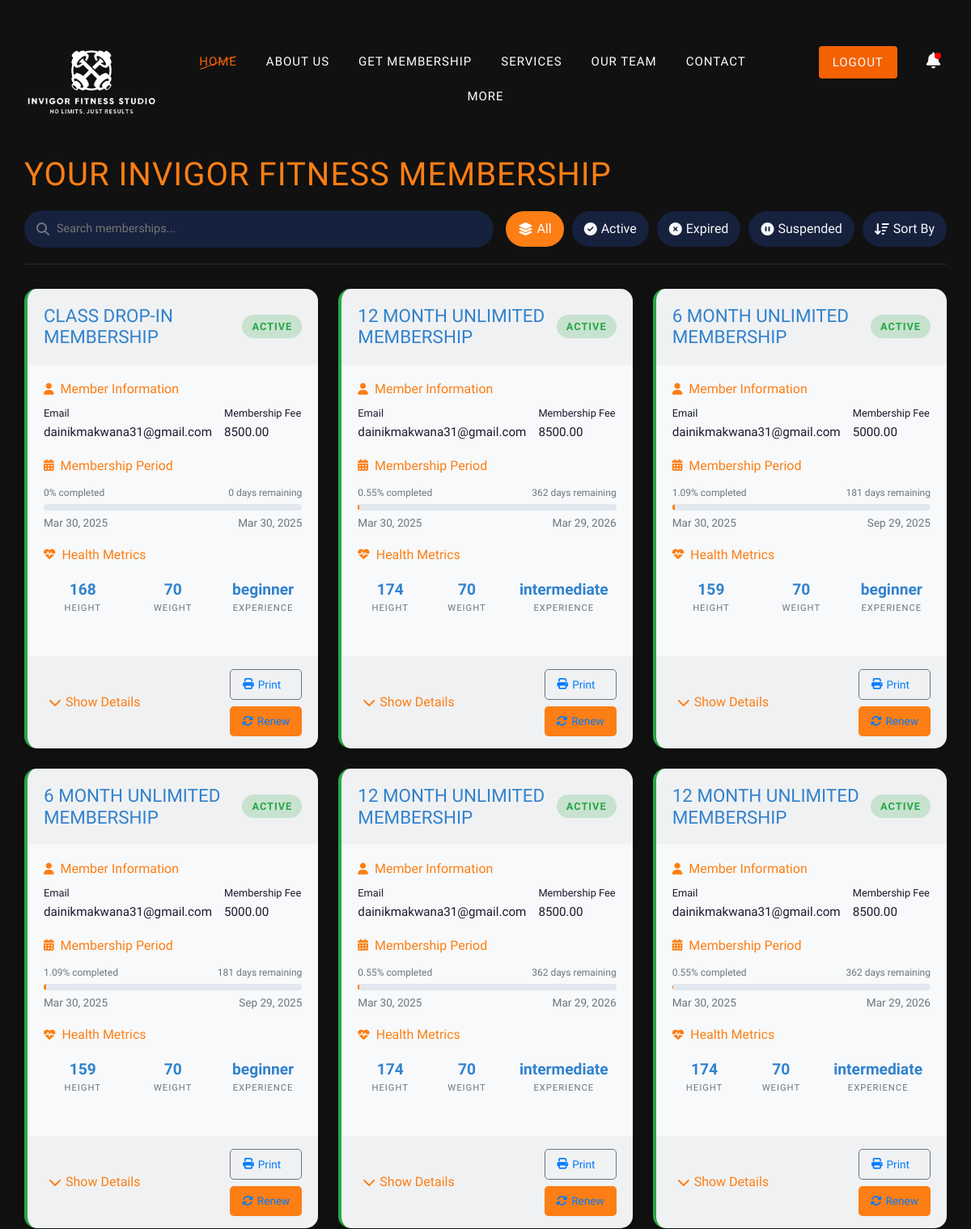
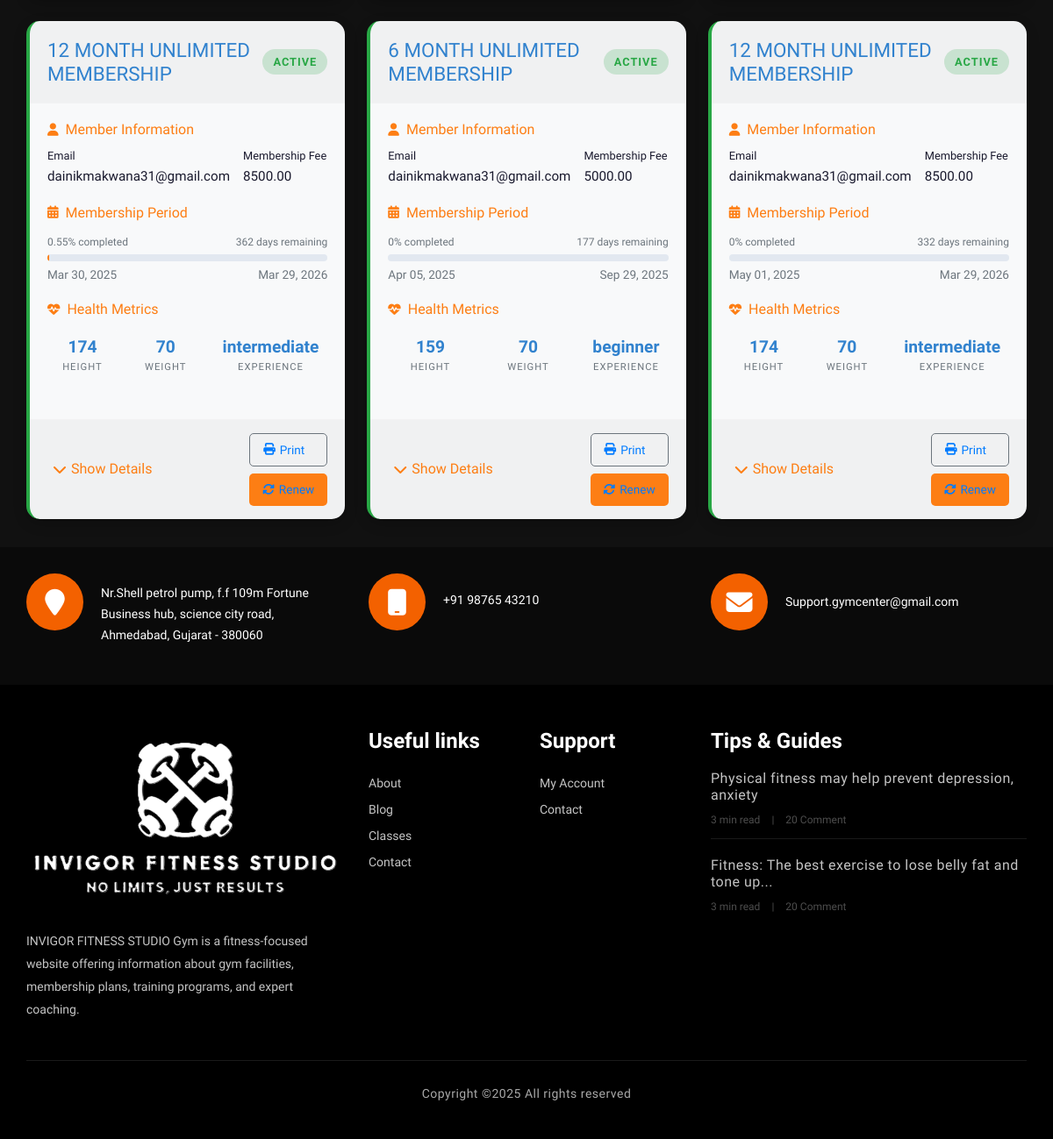
Screenshot of /user_panel/membership/membership.php (signed in) with the database file from the repository (2 pictures, top to bottom).
### tables this page shows
CREATE TABLE `membership` (
  `MemberID` bigint(10) NOT NULL,
  `email` varchar(50) NOT NULL,
  `membership_type` enum('Class drop-in','12 Month unlimited','6 Month unlimited','') NOT NULL,
  `start_date` date NOT NULL,
  `end_date` date NOT NULL,
  `status` enum('Active','Expired','Suspended','') NOT NULL DEFAULT 'Active',
  `membership_fee` decimal(10,2) NOT NULL,
  `created_at` datetime NOT NULL,
  `updated_at` datetime NOT NULL,
  `goal` varchar(20) NOT NULL,
  `weight` int(11) NOT NULL,
  `height` int(11) NOT NULL,
  `medical_condition` varchar(200) DEFAULT NULL,
  `experience` varchar(50) NOT NULL,
  `plan_duration` varchar(10) NOT NULL,
  `payment_type` varchar(10) NOT NULL,
  `payment_status` varchar(10) NOT NULL,
  `timing` enum('Morning (6AM-12PM)','Evening (4PM-10PM)','Anytime','') NOT NULL
);

### user_panel/membership/membership.php (the view, shortened to what this page needs)
<?php
require("C:/xampp/htdocs/php/IFS/path.php");
include(DRIVE_PATH . "/user_panel/header/header.php");
?>
<!DOCTYPE html>
<html lang="en">
<head>
</head>
<body>
    <div class="membership-container container">
        <div class="membership-header">
            <h1>Your INVIGOR FITNESS Membership</h1>
            <div class="header-controls">
                <div class="search-bar">
                    <i class="fas fa-search"></i>
                    <input type="text" placeholder="Search memberships...">
                </div>
                <div class="filter-group">
                    <button class="filter-btn active" data-filter="all">
                        <i class="fas fa-layer-group"></i> All
                    </button>
                    <button class="filter-btn" data-filter="active">
                        <i class="fas fa-check-circle"></i> Active
                    </button>
                    <button class="filter-btn" data-filter="expired">
                        <i class="fas fa-times-circle"></i> Expired
                    </button>
                    <button class="filter-btn" data-filter="suspended">
                        <i class="fas fa-pause-circle"></i> Suspended
                    </button>
                    <div class="sort-dropdown">
                        <button class="sort-btn" id="sortBtn">
                            <i class="fas fa-sort-amount-down"></i> Sort By
                        </button>
                    </div>
                </div>
            </div>
        </div>
        <div class="membership-cards" id="membershipCards">
            <?php
            function calculateDaysPercentage($startDate, $endDate = null)
            {
                $start = new DateTime($startDate);
                $end = $endDate ? new DateTime($endDate) : new DateTime();
                $totalDays = $start->diff($end)->days;
                $now = new DateTime();
                if ($now < $start) {
                    $daysElapsed = 0;
                } else {
                    $daysElapsed = $start->diff($now)->days;
                }
                if ($daysElapsed > $totalDays) {
                    $daysElapsed = $totalDays;
                }
                $percentage = $totalDays > 0 ? ($daysElapsed / $totalDays) * 100 : 0;
                return [
                    'percentage' => round($percentage, 2),
                    'days_elapsed' => $daysElapsed,
                    'days_remaining' => max(0, $totalDays - $daysElapsed),
                    'total_days' => $totalDays
                ];
            }
            include(DRIVE_PATH . "../database.php");
            $sel = $conn->prepare("SELECT * FROM membership WHERE `email`='" . $_SESSION["email"] . "'");
            $sel->execute();
            $sel = $sel->fetchAll();
            foreach ($sel as $r) {
            ?>
                <div class="membership-card <?php echo $r["status"]; ?>" data-id="<?php echo $r["MemberID"]; ?>" data-status="<?php echo $r["status"]; ?>">
                    <div class="card-header">
                        <h3><?php echo $r["membership_type"]; ?> Membership</h3>
                        <span class="status-badge <?php echo $r["status"]; ?>">
                            <?php echo strtoupper($r["status"][0]) . substr($r["status"], 1); ?>
                        </span>
                    </div>
                    <div class="card-body">
                        <div class="card-section">
                            <h4><i class="fas fa-user"></i> Member Information</h4>
                            <div class="info-grid">
                                <div class="info-item">
                                    <span class="info-label">Email</span>
                                    <span class="info-value"><?php echo $r["email"]; ?></span>
                                </div>
                                <div class="info-item">
                                    <span class="info-label">Membership Fee</span>
                                    <span class="info-value"><?php echo $r["membership_fee"]; ?></span>
                                </div>
                            </div>
                        </div>
                        <div class="card-section">
                            <h4><i class="fas fa-calendar-alt"></i> Membership Period</h4>
                            <div class="progress-container">
                                <div class="progress-label">
                                    <?php
                                    $membershipStart = date("Y-m-d", strtotime($r["start_date"]));
                                    $membershipEnd = date("Y-m-d", strtotime($r["end_date"]));
                                    $result = calculateDaysPercentage($membershipStart, $membershipEnd);
                                    $progressWidth = $result['percentage'];
                                    $remainingDays = $result['days_remaining'];
                                    ?>
                                    <span><?php echo $progressWidth . "% completed"; ?></span>
                                    <span><?php echo $remainingDays; ?> days remaining</span>
                                </div>
                                <div class="progress-bar">
                                    <div class="progress-fill" style="width: <?php echo $progressWidth . "%"; ?>"></div>
                                </div>
                            </div>
                            <div class="dates">
                                <span><?php echo date("M d, Y", strtotime($r["start_date"])); ?></span>
                                <span><?php echo date("M d, Y", strtotime($r["end_date"])); ?></span>
                            </div>
                        </div>
                        <div class="card-section">
                            <h4><i class="fas fa-heartbeat"></i> Health Metrics</h4>
                            <div class="health-metrics">
                                <div class="metric">
                                    <div class="metric-value"><?php echo $r["height"]; ?></div>
                                    <div class="metric-label">Height</div>
                                </div>
                                <div class="metric">
                                    <div class="metric-value"><?php echo $r["weight"]; ?></div>
                                    <div class="metric-label">Weight</div>
                                </div>
                                <div class="metric">
                                    <div class="metric-value"><?php echo $r["experience"]; ?></div>
                                    <div class="metric-label">Experience</div>
                                </div>
                            </div>
                        </div>
                    </div>
                    <div class="card-footer">
                        <button class="expand-btn">
                            <i class="fas fa-chevron-down"></i> Show Details
                        </button>
                        <div class="actions">
                            <a href="<?php echo HTTP_PATH . "/user_panel/membership/PDF/genReceipt.php?MemberID=" . $r["MemberID"] . "" ?>" class="action-btn secondary mb-2">
                                <i class="fas fa-print"></i> Print
                            </a>
                            <a href="<?php echo HTTP_PATH . "/user_panel/membership/renew.php?MemberID=" . $r["MemberID"]; ?>" class="action-btn">
                                <i class="fas fa-sync-alt"></i> Renew
                            </a>
                        </div>
                    </div>
                </div>
            <?php } ?>
        </div>
    </div>
    <?php include(DRIVE_PATH . "/user_panel/footer/footer.php"); ?>
</body>
</html>

### css/barfiller.css (style rules this page uses)
body { font-family: Arial; }

### css/style.css (style rules this page uses)
html, body { height: 100%; font-family: "Muli", sans-serif; -webkit-font-smoothing: antialiased; font-smoothing: antialiased; }
h1, h2, h3, h4, h5, h6 { margin: 0; color: #111111; font-weight: 400; font-family: "Oswald", sans-serif; }
h1 { font-size: 70px; }
h3 { font-size: 30px; }
h4 { font-size: 24px; }
@media only screen and (min-width: 1200px) { .container { max-width: 1170px; } }

### user_panel/header/header.php (style rules this page uses)
body { background-color: #111111; }

### rows the page displays
membership: membership_type "CLASS DROP-IN", status "A", status "CTIVE", email "dainikmakwana31@gmail.com", membership_fee "8500.00", progressWidth "0", remainingDays "0", start_date "Mar 30, 2025", end_date "Mar 30, 2025", height "168", weight "70", experience "beginner"
membership: membership_type "12 MONTH UNLIMITED", status "A", status "CTIVE", email "dainikmakwana31@gmail.com", membership_fee "8500.00", progressWidth "0.55", remainingDays "362", start_date "Mar 30, 2025", end_date "Mar 29, 2026", height "174", weight "70", experience "intermediate"
membership: membership_type "6 MONTH UNLIMITED", status "A", status "CTIVE", email "dainikmakwana31@gmail.com", membership_fee "5000.00", progressWidth "1.09", remainingDays "181", start_date "Mar 30, 2025", end_date "Sep 29, 2025", height "159", weight "70", experience "beginner"
membership: membership_type "6 MONTH UNLIMITED", status "A", status "CTIVE", email "dainikmakwana31@gmail.com", membership_fee "5000.00", progressWidth "1.09", remainingDays "181", start_date "Mar 30, 2025", end_date "Sep 29, 2025", height "159", weight "70", experience "beginner"
membership: membership_type "12 MONTH UNLIMITED", status "A", status "CTIVE", email "dainikmakwana31@gmail.com", membership_fee "8500.00", progressWidth "0.55", remainingDays "362", start_date "Mar 30, 2025", end_date "Mar 29, 2026", height "174", weight "70", experience "intermediate"
membership: membership_type "12 MONTH UNLIMITED", status "A", status "CTIVE", email "dainikmakwana31@gmail.com", membership_fee "8500.00", progressWidth "0.55", remainingDays "362", start_date "Mar 30, 2025", end_date "Mar 29, 2026", height "174", weight "70", experience "intermediate"
membership: membership_type "12 MONTH UNLIMITED", status "A", status "CTIVE", email "dainikmakwana31@gmail.com", membership_fee "8500.00", progressWidth "0.55", remainingDays "362", start_date "Mar 30, 2025", end_date "Mar 29, 2026", height "174", weight "70", experience "intermediate"
membership: membership_type "6 MONTH UNLIMITED", status "A", status "CTIVE", email "dainikmakwana31@gmail.com", membership_fee "5000.00", progressWidth "0", remainingDays "177", start_date "Apr 05, 2025", end_date "Sep 29, 2025", height "159", weight "70", experience "beginner"
membership: membership_type "12 MONTH UNLIMITED", status "A", status "CTIVE", email "dainikmakwana31@gmail.com", membership_fee "8500.00", progressWidth "0", remainingDays "332", start_date "May 01, 2025", end_date "Mar 29, 2026", height "174", weight "70", experience "intermediate"
